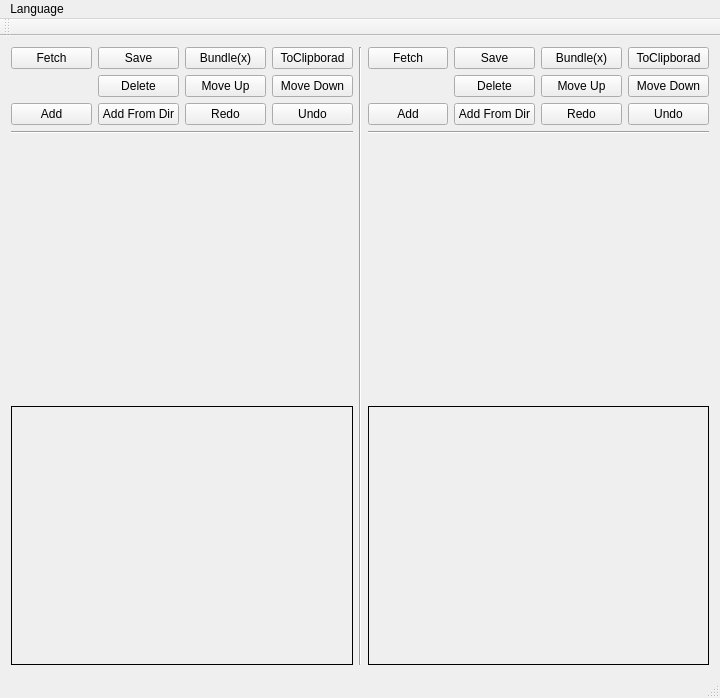
<?xml version="1.0" encoding="UTF-8"?>
<ui version="4.0">
 <class>MainWindow</class>
 <widget class="QMainWindow" name="MainWindow">
  <property name="geometry">
   <rect>
    <x>0</x>
    <y>0</y>
    <width>720</width>
    <height>697</height>
   </rect>
  </property>
  <property name="windowTitle">
   <string>PathEditor</string>
  </property>
  <widget class="QWidget" name="centralWidget">
   <property name="minimumSize">
    <size>
     <width>720</width>
     <height>640</height>
    </size>
   </property>
   <layout class="QGridLayout" name="gridLayout_2">
    <item row="0" column="0">
     <layout class="QGridLayout" name="gridLayout">
      <item row="5" column="5" colspan="4">
       <widget class="QLabel" name="usrLogBar">
        <property name="enabled">
         <bool>true</bool>
        </property>
        <property name="frameShape">
         <enum>QFrame::Panel</enum>
        </property>
        <property name="text">
         <string/>
        </property>
        <property name="textFormat">
         <enum>Qt::RichText</enum>
        </property>
        <property name="textInteractionFlags">
         <set>Qt::LinksAccessibleByMouse|Qt::TextSelectableByMouse</set>
        </property>
       </widget>
      </item>
      <item row="4" column="5" colspan="4">
       <widget class="QWidget" name="usrPathList" native="true"/>
      </item>
      <item row="5" column="0" colspan="4">
       <widget class="QLabel" name="sysLogBar">
        <property name="frameShape">
         <enum>QFrame::Panel</enum>
        </property>
        <property name="text">
         <string/>
        </property>
        <property name="textFormat">
         <enum>Qt::RichText</enum>
        </property>
        <property name="scaledContents">
         <bool>true</bool>
        </property>
        <property name="textInteractionFlags">
         <set>Qt::LinksAccessibleByMouse|Qt::TextSelectableByMouse</set>
        </property>
       </widget>
      </item>
      <item row="2" column="2">
       <widget class="QPushButton" name="pushButton_sysRedo">
        <property name="text">
         <string>Redo</string>
        </property>
       </widget>
      </item>
      <item row="3" column="0" colspan="4">
       <widget class="Line" name="line_2">
        <property name="orientation">
         <enum>Qt::Horizontal</enum>
        </property>
       </widget>
      </item>
      <item row="0" column="5">
       <widget class="QPushButton" name="pushButton_usrGet">
        <property name="text">
         <string>Fetch</string>
        </property>
       </widget>
      </item>
      <item row="0" column="8">
       <widget class="QPushButton" name="pushButton_usrToClipBoard">
        <property name="text">
         <string>ToClipborad</string>
        </property>
       </widget>
      </item>
      <item row="1" column="6">
       <widget class="QPushButton" name="pushButton_usrDel">
        <property name="text">
         <string>Delete</string>
        </property>
       </widget>
      </item>
      <item row="0" column="1">
       <widget class="QPushButton" name="pushButton_sysSave">
        <property name="text">
         <string>Save</string>
        </property>
       </widget>
      </item>
      <item row="3" column="5" colspan="4">
       <widget class="Line" name="line_3">
        <property name="orientation">
         <enum>Qt::Horizontal</enum>
        </property>
       </widget>
      </item>
      <item row="0" column="0">
       <widget class="QPushButton" name="pushButton_sysGet">
        <property name="text">
         <string>Fetch</string>
        </property>
       </widget>
      </item>
      <item row="0" column="6">
       <widget class="QPushButton" name="pushButton_usrSave">
        <property name="text">
         <string>Save</string>
        </property>
       </widget>
      </item>
      <item row="1" column="8">
       <widget class="QPushButton" name="pushButton_usrMoveDown">
        <property name="text">
         <string>Move Down</string>
        </property>
       </widget>
      </item>
      <item row="1" column="7">
       <widget class="QPushButton" name="pushButton_usrMoveup">
        <property name="text">
         <string>Move Up</string>
        </property>
       </widget>
      </item>
      <item row="2" column="6">
       <widget class="QPushButton" name="pushButton_usrAddFromDir">
        <property name="text">
         <string>Add From Dir</string>
        </property>
       </widget>
      </item>
      <item row="2" column="5">
       <widget class="QPushButton" name="pushButton_usrAdd">
        <property name="text">
         <string>Add</string>
        </property>
       </widget>
      </item>
      <item row="2" column="7">
       <widget class="QPushButton" name="pushButton_usrRedo">
        <property name="text">
         <string>Redo</string>
        </property>
       </widget>
      </item>
      <item row="2" column="8">
       <widget class="QPushButton" name="pushButton_usrUndo">
        <property name="text">
         <string>Undo</string>
        </property>
       </widget>
      </item>
      <item row="0" column="4" rowspan="6">
       <widget class="Line" name="line">
        <property name="orientation">
         <enum>Qt::Vertical</enum>
        </property>
       </widget>
      </item>
      <item row="4" column="0" colspan="4">
       <widget class="QWidget" name="sysPathList" native="true"/>
      </item>
      <item row="1" column="3">
       <widget class="QPushButton" name="pushButton_sysMoveDown">
        <property name="text">
         <string>Move Down</string>
        </property>
       </widget>
      </item>
      <item row="2" column="0">
       <widget class="QPushButton" name="pushButton_sysAdd">
        <property name="text">
         <string>Add</string>
        </property>
       </widget>
      </item>
      <item row="1" column="2">
       <widget class="QPushButton" name="pushButton_sysMoveUp">
        <property name="text">
         <string>Move Up</string>
        </property>
       </widget>
      </item>
      <item row="2" column="3">
       <widget class="QPushButton" name="pushButton_sysUndo">
        <property name="text">
         <string>Undo</string>
        </property>
       </widget>
      </item>
      <item row="1" column="1">
       <widget class="QPushButton" name="pushButton_sysDel">
        <property name="text">
         <string>Delete</string>
        </property>
       </widget>
      </item>
      <item row="2" column="1">
       <widget class="QPushButton" name="pushButton_sysAddFromDir">
        <property name="text">
         <string>Add From Dir</string>
        </property>
       </widget>
      </item>
      <item row="0" column="3">
       <widget class="QPushButton" name="pushButton_sysToClipBoard">
        <property name="text">
         <string>ToClipborad</string>
        </property>
       </widget>
      </item>
      <item row="0" column="7">
       <widget class="QPushButton" name="pushButton_usrBundle">
        <property name="text">
         <string>Bundle(x)</string>
        </property>
       </widget>
      </item>
      <item row="0" column="2">
       <widget class="QPushButton" name="pushButton_sysBundle">
        <property name="text">
         <string>Bundle(x)</string>
        </property>
       </widget>
      </item>
     </layout>
    </item>
   </layout>
  </widget>
  <widget class="QMenuBar" name="menuBar">
   <property name="geometry">
    <rect>
     <x>0</x>
     <y>0</y>
     <width>720</width>
     <height>23</height>
    </rect>
   </property>
   <property name="defaultUp">
    <bool>false</bool>
   </property>
   <widget class="QMenu" name="menuLanguage">
    <property name="title">
     <string>Language</string>
    </property>
    <addaction name="actionEnglish"/>
    <addaction name="actionChinese"/>
   </widget>
   <addaction name="menuLanguage"/>
  </widget>
  <widget class="QToolBar" name="mainToolBar">
   <attribute name="toolBarArea">
    <enum>TopToolBarArea</enum>
   </attribute>
   <attribute name="toolBarBreak">
    <bool>false</bool>
   </attribute>
  </widget>
  <widget class="QStatusBar" name="statusBar"/>
  <action name="actionEnglish">
   <property name="text">
    <string>English</string>
   </property>
  </action>
  <action name="actionChinese">
   <property name="text">
    <string>Chinese</string>
   </property>
  </action>
 </widget>
 <layoutdefault spacing="6" margin="11"/>
 <resources/>
 <connections/>
</ui>
